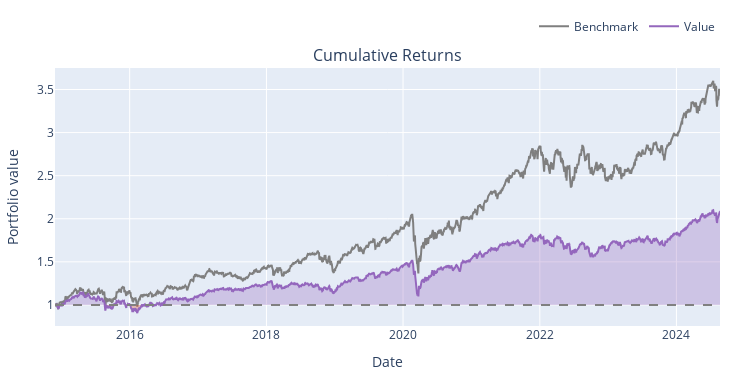

This figure's notebook cell:
### Markdown cell above
### Portfolio Simulation

### Code cell
# Set the frequency to 252 days
vbt.settings.returns.year_freq = "252 days" 

cash = 100
cash_deposits = data.symbol_wrapper.fill(0.0)
month_start_mask = ~data.index.tz_convert(None).to_period("M").duplicated()
cash_deposits[month_start_mask] = cash
# Create the portfolio
pf = vbt.PF.from_orders(
    data.close, 
    init_cash=0, 
    cash_deposits=cash_deposits,
    bm_close=close['CSSPX.MI'],

)
# Plot the portfolio value
fig = pf.plot(group_by=True)
fig.update_layout(xaxis_title='Date', yaxis_title='Portfolio value')
fig.update_layout(title_x=0.5)
pio.write_image(fig, 'output/portfolio_value.svg')
fig.show()

# Compute the Sharpe Ratios
print('Individual Sharpe Ratios:')
for etf, sr in pf.sharpe_ratio.items():
    print(f'\t{etf}: {sr:.3f}')
    
print('\nSharpe Ratio:')
print(f'\tPortfolio: {pf.get_sharpe_ratio(group_by=True):.3f}') 
print(f'\tBenchmark: {pf.get_sharpe_ratio()["CSSPX.MI"]:.3f}')

# Recap of the portfolio results
print(f'\nInvesting {cash*6} EUR in the portfolio each month from 2014-11-27 to today, here are the results:')
print(f'\tMoney deposited: { pf.get_input_value(group_by=True)} EUR')
print(f'\tFinal value: {pf.get_final_value(group_by=True):.2f} EUR')
print(f'\tTotal return: {pf.get_total_return(group_by=True):.2%}')
print(f'\tMaximum drawdown: {pf.get_max_drawdown(group_by=True):.2%}')
print(f'\tAnnualized return: {pf.get_annualized_return(group_by=True):.2%}')
print(f'\tAnnualized volatility: {pf.get_annualized_volatility(group_by=True):.2%}')

### Figure 1 — Plotly figure (JSON) as saved in the notebook; plotly's stock layout.template omitted (floating-point values rounded to 4 significant figures; data arrays with more than 128 entries replaced by an {"elided": "..."} marker saying what was removed)
{"data": [{"legendgroup": "0", "line": {"color": "#7f7f7f"}, "mode": "lines", "name": "Benchmark", "showlegend": true, "type": "scatter", "uid": "73bf426b-3d61-4943-be62-4ce6fb67fdf6", "x": {"elided": "2480 str values"}, "xaxis": "x", "y": {"elided": "2480 float values"}, "yaxis": "y"}, {"hoverinfo": "skip", "line": {"color": "rgba(0, 0, 0, 0)", "width": 0}, "mode": "lines", "opacity": 0, "showlegend": false, "type": "scatter", "uid": "d2b0337f-1a2b-41b6-a343-0a7b5c56bb70", "x": {"elided": "2480 str values"}, "xaxis": "x", "y": {"elided": "2480 int values"}, "yaxis": "y"}, {"connectgaps": false, "fill": "tonexty", "fillcolor": "rgba(148,103,189,0.3000)", "hoverinfo": "skip", "line": {"color": "rgba(0, 0, 0, 0)", "width": 0}, "mode": "lines", "opacity": 0, "showlegend": false, "type": "scatter", "uid": "a5ffe4bd-cfba-4024-ba69-88cc80f0d9eb", "x": {"elided": "2480 str values"}, "xaxis": "x", "y": {"elided": "2480 float values"}, "yaxis": "y"}, {"hoverinfo": "skip", "line": {"color": "rgba(0, 0, 0, 0)", "width": 0}, "mode": "lines", "opacity": 0, "showlegend": false, "type": "scatter", "uid": "94cbd9d7-9d83-406a-9c10-4b7cef9c9457", "x": {"elided": "2480 str values"}, "xaxis": "x", "y": {"elided": "2480 int values"}, "yaxis": "y"}, {"connectgaps": false, "fill": "tonexty", "fillcolor": "rgba(220,57,18,0.3000)", "hoverinfo": "skip", "line": {"color": "rgba(0, 0, 0, 0)", "width": 0}, "mode": "lines", "opacity": 0, "showlegend": false, "type": "scatter", "uid": "3da73c19-5547-4dfa-99b9-28bc2f7bf799", "x": {"elided": "2480 str values"}, "xaxis": "x", "y": {"elided": "2480 float values"}, "yaxis": "y"}, {"legendgroup": "1", "line": {"color": "#9467bd"}, "mode": "lines", "name": "Value", "showlegend": true, "type": "scatter", "uid": "e1436132-8b7c-45de-89fa-245ca99403ef", "x": {"elided": "2480 str values"}, "xaxis": "x", "y": {"elided": "2480 float values"}, "yaxis": "y"}, {"hoverinfo": "skip", "line": {"color": "rgba(0, 0, 0, 0)", "width": 0}, "mode": "lines", "opacity": 0, "showlegend": false, "type": "scatter", "uid": "6dd76188-fdce-4d74-8284-5cd835607042", "x": {"elided": "2480 str values"}, "xaxis": "x", "y": {"elided": "2480 int values"}, "yaxis": "y"}], "layout": {"annotations": [{"font": {"size": 16}, "showarrow": false, "text": "Cumulative Returns", "x": 0.5, "xanchor": "center", "xref": "paper", "y": 1, "yanchor": "bottom", "yref": "paper"}], "height": 380, "legend": {"orientation": "h", "traceorder": "normal", "x": 1, "xanchor": "right", "y": 1.105, "yanchor": "bottom"}, "margin": {"b": 30, "l": 30, "r": 30, "t": 30}, "shapes": [{"line": {"color": "gray", "dash": "dash"}, "type": "line", "x0": 0, "x1": 1, "xref": "paper", "y0": 1, "y1": 1, "yref": "y"}], "showlegend": true, "title": {"x": 0.5}, "width": 750, "xaxis": {"anchor": "y", "domain": [0, 1], "title": {"text": "Date"}}, "yaxis": {"anchor": "x", "domain": [0, 1], "title": {"text": "Portfolio value"}}}}
